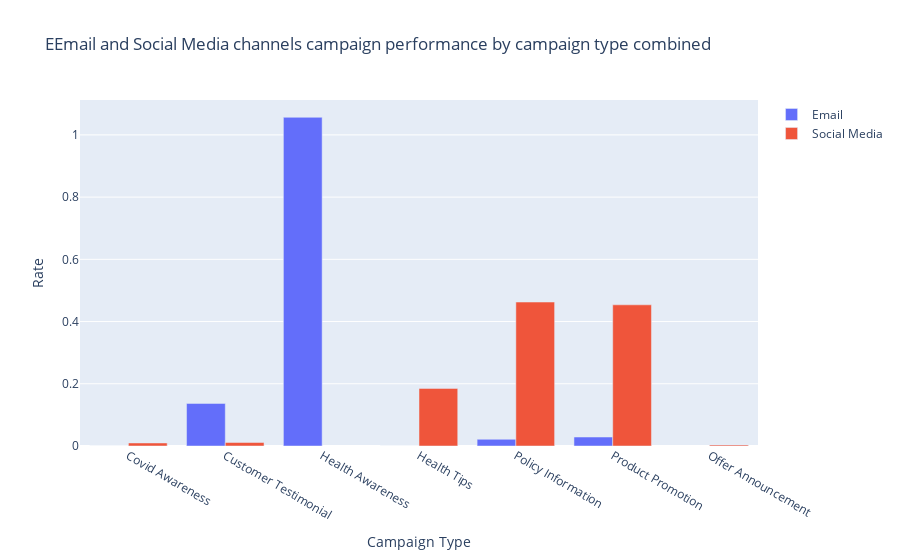

Here is the notebook cell this chart was saved with:
### Code cell
import plotly.graph_objects as go

# Filter the data for Email platform
df_email = df_campaign_plat_reset[df_campaign_plat_reset['platform'] == "Email"]
df_sm = df_campaign_plat_reset[df_campaign_plat_reset['platform'] == "Social Media"]

# Create a bar chart with signup_rate
fig = go.Figure(data=[
    go.Bar(name='Email', x=df_email['campaign_type'], y=df_email['signup_rate']),
    go.Bar(name='Social Media', x=df_sm['campaign_type'], y=df_sm['signup_rate'])
])

# Update the layout
fig.update_layout(
    title='EEmail and Social Media channels campaign performance by campaign type combined',
    xaxis_title='Campaign Type',
    yaxis_title='Signup Rate',
    barmode='group'
)

fig.show()
fig.write_image(r'../plots/Email and Social Media channels campaign performance by campaign type combined.png')

### Figure 1 — Plotly figure (JSON) as saved in the notebook; plotly's stock layout.template omitted (floating-point values rounded to 4 significant figures)
{"data": [{"name": "Email", "type": "bar", "x": ["Covid Awareness", "Customer Testimonial", "Health Awareness", "Health Tips", "Policy Information", "Product Promotion"], "y": [0, 0.1369, 1.057, 0, 0.02153, 0.02887]}, {"name": "Social Media", "type": "bar", "x": ["Covid Awareness", "Customer Testimonial", "Health Tips", "Offer Announcement", "Policy Information", "Product Promotion"], "y": [0.009779, 0.01114, 0.1852, 0.003292, 0.4627, 0.4538]}], "layout": {"barmode": "group", "title": {"text": "EEmail and Social Media channels campaign performance by campaign type combined"}, "xaxis": {"title": {"text": "Campaign Type"}}, "yaxis": {"title": {"text": "Rate"}}}}
